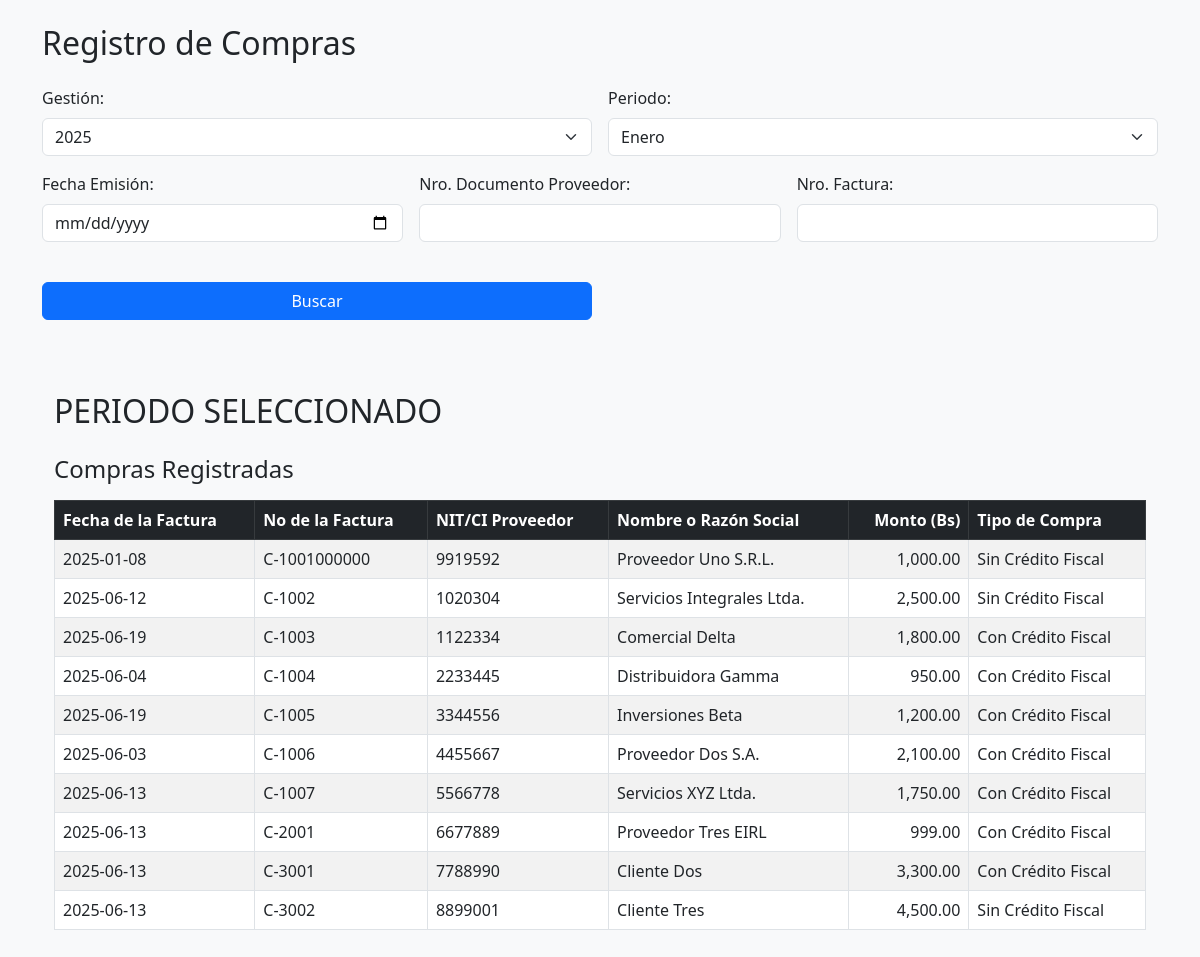
Screenshot of /compras.php with the database file from the repository.
### tables this page shows
CREATE TABLE `compras` (
  `id` int(11) NOT NULL,
  `fecha` date DEFAULT NULL,
  `nro_factura` varchar(20) DEFAULT NULL,
  `nit_ci_proveedor` varchar(50) DEFAULT NULL,
  `razon_social` varchar(100) DEFAULT NULL,
  `monto` decimal(10,2) DEFAULT NULL,
  `tipo_de_compra` varchar(50) DEFAULT NULL,
  `id_cliente` int(11) DEFAULT NULL
);

### mostrarcompras.php (the view, shortened to what this page needs)
<?php
$conexion = new mysqli("localhost", "root", "", "sistemacontabilidad");
$gestion = $_POST['gestion'] ?? '';
$periodo = $_POST['periodo'] ?? '';
$sql = "SELECT * FROM compras WHERE 1=1";
$resultado = $conexion->query($sql);
?>
<!DOCTYPE html>
<html lang="es">
<head>
<link href="https://cdn.jsdelivr.net/npm/bootstrap@5.3.0/dist/css/bootstrap.min.css" rel="stylesheet">
</head>
<body class="bg-light">
<div class="container py-4">
  <h2 class="mb-4">PERIODO SELECCIONADO <?= htmlspecialchars($periodo) ?> <?= htmlspecialchars($gestion) ?></h2>
  <div class="d-flex justify-content-between align-items-center mb-3">
    <h4 class="mb-0">Compras Registradas</h4>
  </div>
  <div class="table-responsive">
    <table class="table table-striped table-bordered align-middle">
      <thead class="table-dark">
        <tr>
          <th>Fecha de la Factura</th>
          <th>No de la Factura</th>
          <th>NIT/CI Proveedor</th>
          <th>Nombre o Razón Social</th>
          <th class="text-end">Monto (Bs)</th>
          <th>Tipo de Compra</th>
        </tr>
      </thead>
      <tbody>
      <?php if ($resultado->num_rows > 0): ?>
        <?php while ($compra = $resultado->fetch_assoc()): ?>
        <tr>
          <td><?= htmlspecialchars($compra['fecha']) ?></td>
          <td><?= htmlspecialchars($compra['nro_factura']) ?></td>
          <td><?= htmlspecialchars($compra['nit_ci_proveedor']) ?></td>
          <td><?= htmlspecialchars($compra['razon_social']) ?></td>
          <td class="text-end"><?= number_format($compra['monto'], 2) ?></td>
          <td><?= htmlspecialchars($compra['tipo_de_compra']) ?></td>
        </tr>
        <?php endwhile; ?>
      <?php else: ?>
        <tr><td colspan="7">No se encontraron resultados con esos criterios.</td></tr>
      <?php endif; ?>
      </tbody>
    </table>
  </div>
</body>
</html>

### compras.php (shortened to what this page needs)
<div class="container py-4">
  <h2 class="mb-4">Registro de Compras</h2>
  <form method="POST" class="row g-3 mb-5">
    <div class="col-md-6">
      <label class="form-label">Gestión:</label>
      <select name="gestion" class="form-select" required>
        <option value="2025">2025</option>
      </select>
    </div>
    <div class="col-md-6">
      <label class="form-label">Periodo:</label>
      <select name="periodo" class="form-select" required>
        <option value="Enero">Enero</option>
      </select>
    </div>
    <div class="col-md-4">
      <label class="form-label">Fecha Emisión:</label>
      <input type="date" name="fecha" class="form-control">
    </div>
    <div class="col-md-4">
      <label class="form-label">Nro. Documento Proveedor:</label>
      <input type="text" name="docproveedor" class="form-control">
    </div>
    <div class="col-md-4">
      <label class="form-label">Nro. Factura:</label>
      <input type="text" name="nrofactura" class="form-control">
    </div>
    <div class="col-md-6 d-grid">
      <button type="submit" name="buscar" class="btn btn-primary mt-4">Buscar</button>
    </div>
  </form>
  <?php
  include "mostrarcompras.php";
  ?>
</div>

### rows the page displays
compras: fecha "2025-01-08", nro_factura "C-1001000000", nit_ci_proveedor "9919592", razon_social "Proveedor Uno S.R.L.", monto "1,000.00", tipo_de_compra "Sin Crédito Fiscal"
compras: fecha "2025-06-12", nro_factura "C-1002", nit_ci_proveedor "1020304", razon_social "Servicios Integrales Ltda.", monto "2,500.00", tipo_de_compra "Sin Crédito Fiscal"
compras: fecha "2025-06-19", nro_factura "C-1003", nit_ci_proveedor "1122334", razon_social "Comercial Delta", monto "1,800.00", tipo_de_compra "Con Crédito Fiscal"
compras: fecha "2025-06-04", nro_factura "C-1004", nit_ci_proveedor "2233445", razon_social "Distribuidora Gamma", monto "950.00", tipo_de_compra "Con Crédito Fiscal"
compras: fecha "2025-06-19", nro_factura "C-1005", nit_ci_proveedor "3344556", razon_social "Inversiones Beta", monto "1,200.00", tipo_de_compra "Con Crédito Fiscal"
compras: fecha "2025-06-03", nro_factura "C-1006", nit_ci_proveedor "4455667", razon_social "Proveedor Dos S.A.", monto "2,100.00", tipo_de_compra "Con Crédito Fiscal"
compras: fecha "2025-06-13", nro_factura "C-1007", nit_ci_proveedor "5566778", razon_social "Servicios XYZ Ltda.", monto "1,750.00", tipo_de_compra "Con Crédito Fiscal"
compras: fecha "2025-06-13", nro_factura "C-2001", nit_ci_proveedor "6677889", razon_social "Proveedor Tres EIRL", monto "999.00", tipo_de_compra "Con Crédito Fiscal"
compras: fecha "2025-06-13", nro_factura "C-3001", nit_ci_proveedor "7788990", razon_social "Cliente Dos", monto "3,300.00", tipo_de_compra "Con Crédito Fiscal"
compras: fecha "2025-06-13", nro_factura "C-3002", nit_ci_proveedor "8899001", razon_social "Cliente Tres", monto "4,500.00", tipo_de_compra "Sin Crédito Fiscal"
